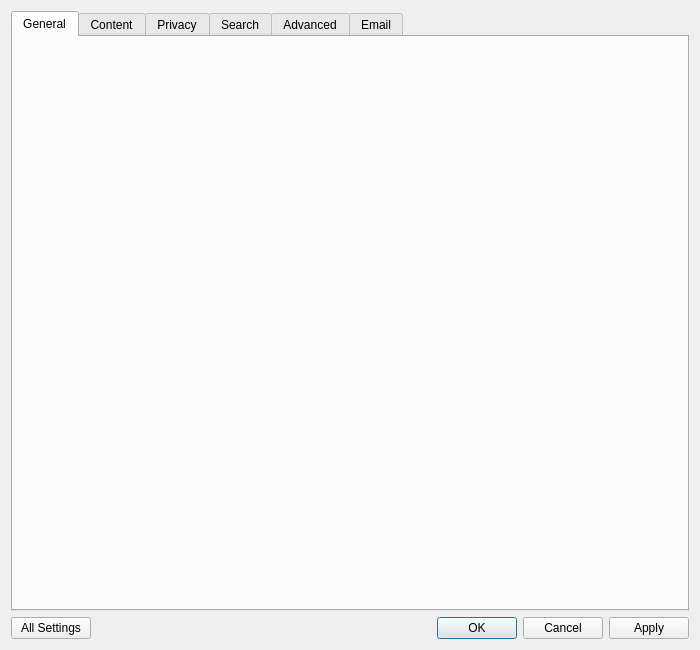
<?xml version="1.0" encoding="UTF-8"?>
<ui version="4.0">
 <class>Otter::PreferencesDialog</class>
 <widget class="QDialog" name="Otter::PreferencesDialog">
  <property name="windowModality">
   <enum>Qt::ApplicationModal</enum>
  </property>
  <property name="geometry">
   <rect>
    <x>0</x>
    <y>0</y>
    <width>700</width>
    <height>650</height>
   </rect>
  </property>
  <property name="windowTitle">
   <string>Preferences</string>
  </property>
  <layout class="QGridLayout" name="gridLayout">
   <item row="0" column="0">
    <widget class="QTabWidget" name="tabWidget">
     <property name="currentIndex">
      <number>0</number>
     </property>
     <widget class="QWidget" name="generalTab">
      <attribute name="title">
       <string>General</string>
      </attribute>
      <layout class="QVBoxLayout" name="generalLayout"/>
     </widget>
     <widget class="QWidget" name="contentTab">
      <attribute name="title">
       <string>Content</string>
      </attribute>
      <layout class="QVBoxLayout" name="contentLayout"/>
     </widget>
     <widget class="QWidget" name="privacyTab">
      <attribute name="title">
       <string>Privacy</string>
      </attribute>
      <layout class="QVBoxLayout" name="privacyLayout"/>
     </widget>
     <widget class="QWidget" name="searchTab">
      <attribute name="title">
       <string>Search</string>
      </attribute>
      <layout class="QVBoxLayout" name="searchLayout"/>
     </widget>
     <widget class="QWidget" name="advancedTab">
      <attribute name="title">
       <string>Advanced</string>
      </attribute>
      <layout class="QVBoxLayout" name="advancedLayout"/>
     </widget>
     <widget class="QWidget" name="emailTab">
      <attribute name="title">
       <string>Email</string>
      </attribute>
      <layout class="QVBoxLayout" name="emailLayout"/>
     </widget>
    </widget>
   </item>
   <item row="1" column="0">
    <layout class="QHBoxLayout" name="menuHorizontalLayout">
     <item>
      <widget class="QPushButton" name="allSettingsButton">
       <property name="text">
        <string>All Settings</string>
       </property>
      </widget>
     </item>
     <item>
      <widget class="QDialogButtonBox" name="buttonBox">
       <property name="standardButtons">
        <set>QDialogButtonBox::Apply|QDialogButtonBox::Cancel|QDialogButtonBox::Ok</set>
       </property>
      </widget>
     </item>
    </layout>
   </item>
  </layout>
 </widget>
 <tabstops>
  <tabstop>tabWidget</tabstop>
  <tabstop>buttonBox</tabstop>
  <tabstop>allSettingsButton</tabstop>
 </tabstops>
 <resources/>
 <connections/>
</ui>
